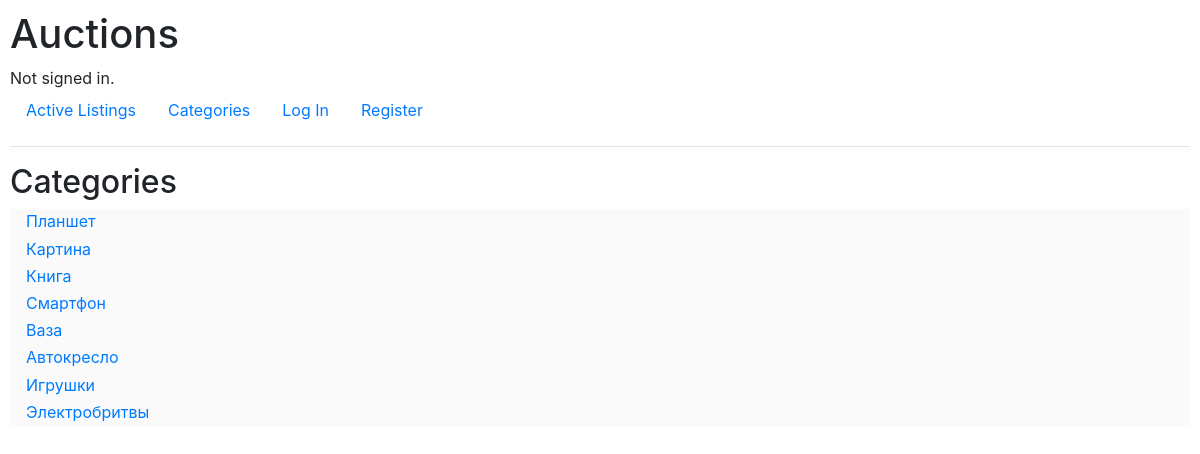
The page /categories on the database as committed earlier.
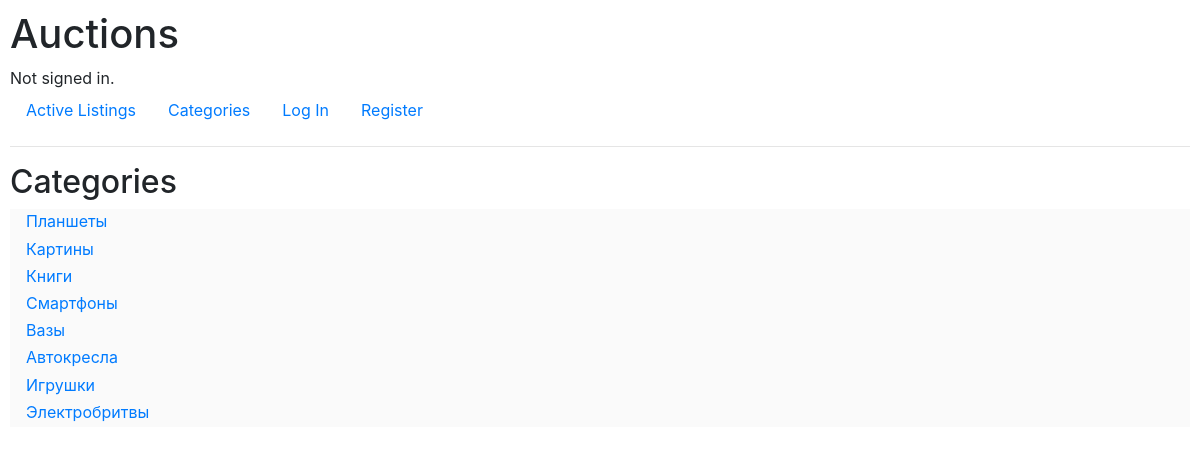
The same page on the database as committed later.
### auctions/models.py (models this page shows, shortened)
class Category(models.Model):
    name = models.CharField(max_length=256)

### auctions/views.py (the view)
# urls.py: path("categories", views.categories, name="categories"),
def categories(request):
    return render(request, "auctions/categories.html", {
        "categories": Category.objects.all(),
        "bids_notifications": getBidNotificationCount(request),
    })

### auctions/views.py (called while the page is built)
def getBidNotificationCount(request):
    return Notification.objects.filter(user_id=request.user.id, state=1, type=1).all().count()

### auctions/templates/auctions/categories.html
{% extends "auctions/layout.html" %}
{% block body %}
    <h2>Categories</h2>
    {% for category in categories %}
        <div class="comment">
            <a href="{% url 'category' category.id %}">{{ category.name }}</a>
        </div>
    {% endfor %}
{% endblock %}

Rows that differ between the two databases and show on the page:
changed Category: name "Планшет" → "Планшеты"
changed Category: name "Картина" → "Картины"
changed Category: name "Книга" → "Книги"
changed Category: name "Смартфон" → "Смартфоны"
changed Category: name "Ваза" → "Вазы"
changed Category: name "Автокресло" → "Автокресла"
